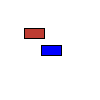
Frame 1 (no input)
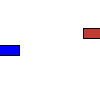
Frame 60 (the mouse pressed at the canvas centre just before this capture)
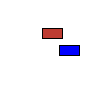
Frame 120 (the mouse held since frame 60 and released just before this capture)

The Processing sketch that drew these frames (run headless with seeded random() and noise(); from frame 60 on, the mouse is pressed at the canvas centre):

// Processing sketch: cars
// ── cars.pde

//Declaring the Car class
class Car {
  color c;
  float xpos;
  float ypos;
  float xspeed;
  
  //The Car object constructor
  Car() {
    c = color(190,60,50);
    xpos = width/3;
    ypos = height/3;
    xspeed = 1;
  }
  
  //Second Car object constructor for
  //specifying params
  Car(color tempC, float tempX, float tempY) {
    c = tempC;
    xpos = tempX;
    ypos = tempY;
    xspeed = 1;
  }
  
  //Creating the display() method that
  //defines the position and color of the car
  
 void display() {
   rectMode( CENTER);
   fill(c);
   rect(xpos, ypos, 20, 10);
 }
 
 //Creating the drive() method that
 //moves the car along the x-axis and
 //moves it back to the beginning once
 //its crossed the page
 void drive(){
   xpos += xspeed;
   if (xpos > width) {
     xpos = 0;
   }
 }
}

//declaring the myCar objects
Car myCar1;
Car myCar2;

void setup() {
  
  //Initializing the myCar object
  myCar1 = new Car();
  myCar2 = new Car(color(0,0,255), width/2, width/2);
}

void draw() {
  background(255);
  //Call Car methods
 myCar1.drive();
 myCar1.display();
 myCar2.drive();
 myCar2.display();
} 
